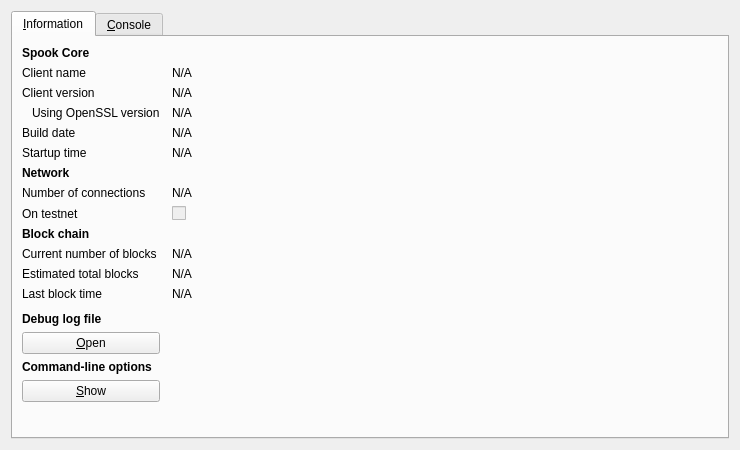
<?xml version="1.0" encoding="UTF-8"?>
<ui version="4.0">
 <class>RPCConsole</class>
 <widget class="QDialog" name="RPCConsole">
  <property name="geometry">
   <rect>
    <x>0</x>
    <y>0</y>
    <width>740</width>
    <height>450</height>
   </rect>
  </property>
  <property name="windowTitle">
   <string>Spook - Debug window</string>
  </property>
  <layout class="QVBoxLayout" name="verticalLayout_2">
   <item>
    <widget class="QTabWidget" name="tabWidget">
     <property name="currentIndex">
      <number>0</number>
     </property>
     <widget class="QWidget" name="tab_info">
      <attribute name="title">
       <string>&amp;Information</string>
      </attribute>
      <layout class="QGridLayout" name="gridLayout" columnstretch="0,1">
       <property name="horizontalSpacing">
        <number>12</number>
       </property>
       <item row="0" column="0">
        <widget class="QLabel" name="label_9">
         <property name="font">
          <font>
           <weight>75</weight>
           <bold>true</bold>
          </font>
         </property>
         <property name="text">
          <string>Spook Core</string>
         </property>
        </widget>
       </item>
       <item row="1" column="0">
        <widget class="QLabel" name="label_5">
         <property name="text">
          <string>Client name</string>
         </property>
        </widget>
       </item>
       <item row="1" column="1">
        <widget class="QLabel" name="clientName">
         <property name="cursor">
          <cursorShape>IBeamCursor</cursorShape>
         </property>
         <property name="text">
          <string>N/A</string>
         </property>
         <property name="textFormat">
          <enum>Qt::PlainText</enum>
         </property>
         <property name="textInteractionFlags">
          <set>Qt::LinksAccessibleByMouse|Qt::TextSelectableByKeyboard|Qt::TextSelectableByMouse</set>
         </property>
        </widget>
       </item>
       <item row="2" column="0">
        <widget class="QLabel" name="label_6">
         <property name="text">
          <string>Client version</string>
         </property>
        </widget>
       </item>
       <item row="2" column="1">
        <widget class="QLabel" name="clientVersion">
         <property name="cursor">
          <cursorShape>IBeamCursor</cursorShape>
         </property>
         <property name="text">
          <string>N/A</string>
         </property>
         <property name="textFormat">
          <enum>Qt::PlainText</enum>
         </property>
         <property name="textInteractionFlags">
          <set>Qt::LinksAccessibleByMouse|Qt::TextSelectableByKeyboard|Qt::TextSelectableByMouse</set>
         </property>
        </widget>
       </item>
       <item row="3" column="0">
        <widget class="QLabel" name="label_14">
         <property name="text">
          <string>Using OpenSSL version</string>
         </property>
         <property name="indent">
          <number>10</number>
         </property>
        </widget>
       </item>
       <item row="3" column="1">
        <widget class="QLabel" name="openSSLVersion">
         <property name="cursor">
          <cursorShape>IBeamCursor</cursorShape>
         </property>
         <property name="text">
          <string>N/A</string>
         </property>
         <property name="textFormat">
          <enum>Qt::PlainText</enum>
         </property>
         <property name="textInteractionFlags">
          <set>Qt::LinksAccessibleByMouse|Qt::TextSelectableByKeyboard|Qt::TextSelectableByMouse</set>
         </property>
        </widget>
       </item>
       <item row="4" column="0">
        <widget class="QLabel" name="label_12">
         <property name="text">
          <string>Build date</string>
         </property>
        </widget>
       </item>
       <item row="4" column="1">
        <widget class="QLabel" name="buildDate">
         <property name="cursor">
          <cursorShape>IBeamCursor</cursorShape>
         </property>
         <property name="text">
          <string>N/A</string>
         </property>
         <property name="textFormat">
          <enum>Qt::PlainText</enum>
         </property>
         <property name="textInteractionFlags">
          <set>Qt::LinksAccessibleByMouse|Qt::TextSelectableByKeyboard|Qt::TextSelectableByMouse</set>
         </property>
        </widget>
       </item>
       <item row="5" column="0">
        <widget class="QLabel" name="label_13">
         <property name="text">
          <string>Startup time</string>
         </property>
        </widget>
       </item>
       <item row="5" column="1">
        <widget class="QLabel" name="startupTime">
         <property name="cursor">
          <cursorShape>IBeamCursor</cursorShape>
         </property>
         <property name="text">
          <string>N/A</string>
         </property>
         <property name="textFormat">
          <enum>Qt::PlainText</enum>
         </property>
         <property name="textInteractionFlags">
          <set>Qt::LinksAccessibleByMouse|Qt::TextSelectableByKeyboard|Qt::TextSelectableByMouse</set>
         </property>
        </widget>
       </item>
       <item row="6" column="0">
        <widget class="QLabel" name="label_11">
         <property name="font">
          <font>
           <weight>75</weight>
           <bold>true</bold>
          </font>
         </property>
         <property name="text">
          <string>Network</string>
         </property>
        </widget>
       </item>
       <item row="7" column="0">
        <widget class="QLabel" name="label_7">
         <property name="text">
          <string>Number of connections</string>
         </property>
        </widget>
       </item>
       <item row="7" column="1">
        <widget class="QLabel" name="numberOfConnections">
         <property name="cursor">
          <cursorShape>IBeamCursor</cursorShape>
         </property>
         <property name="text">
          <string>N/A</string>
         </property>
         <property name="textFormat">
          <enum>Qt::PlainText</enum>
         </property>
         <property name="textInteractionFlags">
          <set>Qt::LinksAccessibleByMouse|Qt::TextSelectableByKeyboard|Qt::TextSelectableByMouse</set>
         </property>
        </widget>
       </item>
       <item row="8" column="0">
        <widget class="QLabel" name="label_8">
         <property name="text">
          <string>On testnet</string>
         </property>
        </widget>
       </item>
       <item row="8" column="1">
        <widget class="QCheckBox" name="isTestNet">
         <property name="enabled">
          <bool>false</bool>
         </property>
         <property name="text">
          <string/>
         </property>
        </widget>
       </item>
       <item row="9" column="0">
        <widget class="QLabel" name="label_10">
         <property name="font">
          <font>
           <weight>75</weight>
           <bold>true</bold>
          </font>
         </property>
         <property name="text">
          <string>Block chain</string>
         </property>
        </widget>
       </item>
       <item row="10" column="0">
        <widget class="QLabel" name="label_3">
         <property name="text">
          <string>Current number of blocks</string>
         </property>
        </widget>
       </item>
       <item row="10" column="1">
        <widget class="QLabel" name="numberOfBlocks">
         <property name="cursor">
          <cursorShape>IBeamCursor</cursorShape>
         </property>
         <property name="text">
          <string>N/A</string>
         </property>
         <property name="textFormat">
          <enum>Qt::PlainText</enum>
         </property>
         <property name="textInteractionFlags">
          <set>Qt::LinksAccessibleByMouse|Qt::TextSelectableByKeyboard|Qt::TextSelectableByMouse</set>
         </property>
        </widget>
       </item>
       <item row="11" column="0">
        <widget class="QLabel" name="label_4">
         <property name="text">
          <string>Estimated total blocks</string>
         </property>
        </widget>
       </item>
       <item row="11" column="1">
        <widget class="QLabel" name="totalBlocks">
         <property name="cursor">
          <cursorShape>IBeamCursor</cursorShape>
         </property>
         <property name="text">
          <string>N/A</string>
         </property>
         <property name="textFormat">
          <enum>Qt::PlainText</enum>
         </property>
         <property name="textInteractionFlags">
          <set>Qt::LinksAccessibleByMouse|Qt::TextSelectableByKeyboard|Qt::TextSelectableByMouse</set>
         </property>
        </widget>
       </item>
       <item row="12" column="0">
        <widget class="QLabel" name="label_2">
         <property name="text">
          <string>Last block time</string>
         </property>
        </widget>
       </item>
       <item row="12" column="1">
        <widget class="QLabel" name="lastBlockTime">
         <property name="cursor">
          <cursorShape>IBeamCursor</cursorShape>
         </property>
         <property name="text">
          <string>N/A</string>
         </property>
         <property name="textFormat">
          <enum>Qt::PlainText</enum>
         </property>
         <property name="textInteractionFlags">
          <set>Qt::LinksAccessibleByMouse|Qt::TextSelectableByKeyboard|Qt::TextSelectableByMouse</set>
         </property>
        </widget>
       </item>
       <item row="13" column="0">
        <spacer name="verticalSpacer_2">
         <property name="orientation">
          <enum>Qt::Vertical</enum>
         </property>
         <property name="sizeHint" stdset="0">
          <size>
           <width>20</width>
           <height>20</height>
          </size>
         </property>
        </spacer>
       </item>
       <item row="14" column="0">
        <widget class="QLabel" name="labelDebugLogfile">
         <property name="font">
          <font>
           <weight>75</weight>
           <bold>true</bold>
          </font>
         </property>
         <property name="text">
          <string>Debug log file</string>
         </property>
        </widget>
       </item>
       <item row="15" column="0">
        <widget class="QPushButton" name="openDebugLogfileButton">
         <property name="toolTip">
          <string>Open the Spook debug log file from the current data directory. This can take a few seconds for large log files.</string>
         </property>
         <property name="text">
          <string>&amp;Open</string>
         </property>
         <property name="autoDefault">
          <bool>false</bool>
         </property>
        </widget>
       </item>
       <item row="16" column="0">
        <widget class="QLabel" name="labelCLOptions">
         <property name="font">
          <font>
           <weight>75</weight>
           <bold>true</bold>
          </font>
         </property>
         <property name="text">
          <string>Command-line options</string>
         </property>
        </widget>
       </item>
       <item row="17" column="0">
        <widget class="QPushButton" name="showCLOptionsButton">
         <property name="toolTip">
          <string>Show the Spook-Qt help message to get a list with possible Spook command-line options.</string>
         </property>
         <property name="text">
          <string>&amp;Show</string>
         </property>
         <property name="autoDefault">
          <bool>false</bool>
         </property>
        </widget>
       </item>
       <item row="18" column="0">
        <spacer name="verticalSpacer">
         <property name="orientation">
          <enum>Qt::Vertical</enum>
         </property>
         <property name="sizeHint" stdset="0">
          <size>
           <width>20</width>
           <height>40</height>
          </size>
         </property>
        </spacer>
       </item>
      </layout>
     </widget>
     <widget class="QWidget" name="tab_console">
      <attribute name="title">
       <string>&amp;Console</string>
      </attribute>
      <layout class="QVBoxLayout" name="verticalLayout_3">
       <property name="spacing">
        <number>3</number>
       </property>
       <item>
        <widget class="QTextEdit" name="messagesWidget">
         <property name="minimumSize">
          <size>
           <width>0</width>
           <height>100</height>
          </size>
         </property>
         <property name="readOnly">
          <bool>true</bool>
         </property>
         <property name="tabKeyNavigation" stdset="0">
          <bool>false</bool>
         </property>
         <property name="columnCount" stdset="0">
          <number>2</number>
         </property>
        </widget>
       </item>
       <item>
        <layout class="QHBoxLayout" name="horizontalLayout">
         <property name="spacing">
          <number>3</number>
         </property>
         <item>
          <widget class="QLabel" name="label">
           <property name="text">
            <string notr="true">&gt;</string>
           </property>
          </widget>
         </item>
         <item>
          <widget class="QLineEdit" name="lineEdit"/>
         </item>
         <item>
          <widget class="QPushButton" name="clearButton">
           <property name="maximumSize">
            <size>
             <width>24</width>
             <height>24</height>
            </size>
           </property>
           <property name="toolTip">
            <string>Clear console</string>
           </property>
           <property name="text">
            <string/>
           </property>
           <property name="icon">
            <iconset resource="../bitcoin.qrc">
             <normaloff>:/icons/remove</normaloff>:/icons/remove</iconset>
           </property>
           <property name="shortcut">
            <string notr="true">Ctrl+L</string>
           </property>
           <property name="autoDefault">
            <bool>false</bool>
           </property>
          </widget>
         </item>
        </layout>
       </item>
      </layout>
     </widget>
    </widget>
   </item>
  </layout>
 </widget>
 <resources>
  <include location="../bitcoin.qrc"/>
 </resources>
 <connections/>
</ui>
